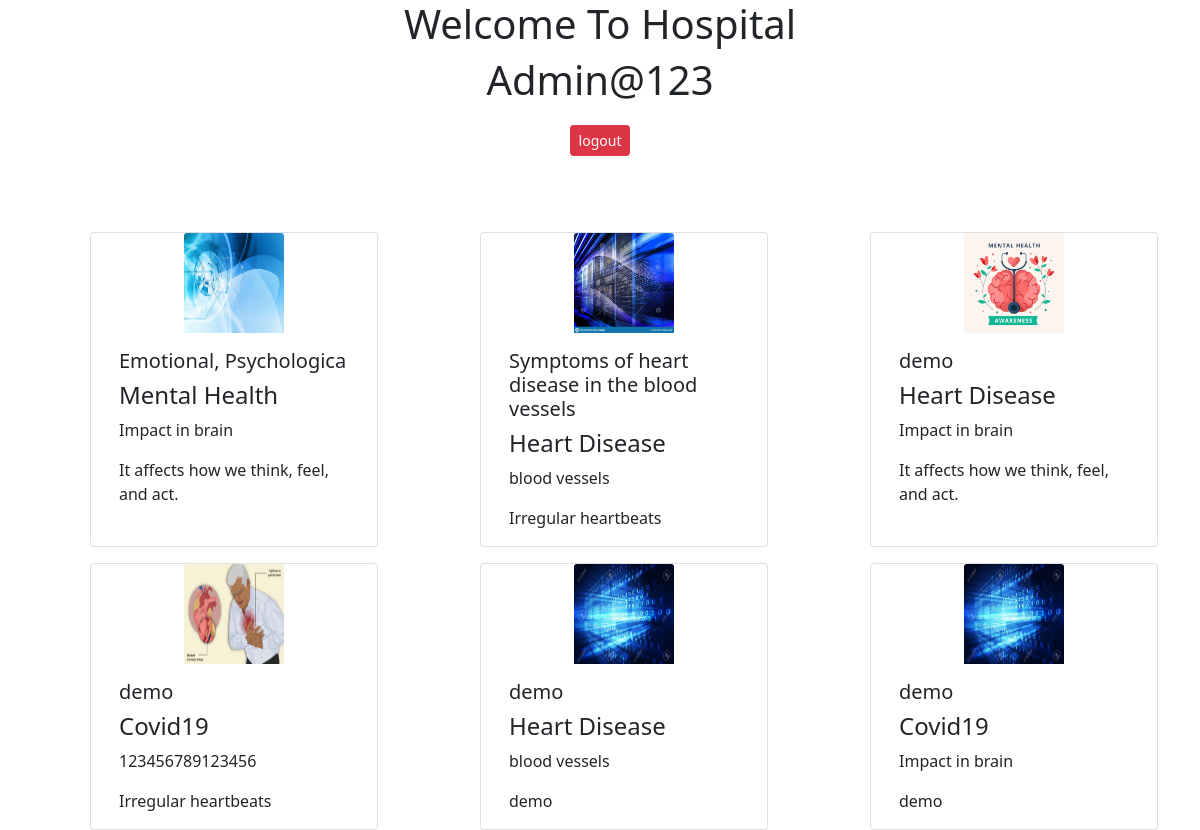
Page /Hospital/dashboard/ (signed in) on the committed database.
### app/models.py (models this page shows, shortened)
class BlogPost(models.Model):
  title=models.CharField(max_length=50)
  image=models.ImageField(upload_to='file', null=True, blank=True)
  category=models.ForeignKey(Category,on_delete=models.CASCADE,null=True, blank=True)
  summary=models.CharField(max_length=15)
  content=models.CharField(max_length=50)

class Category(models.Model):
	category_name=models.CharField(max_length=20)
	def __str__(self):
		return self.category_name

### app/views.py (the view)
# urls.py: path("Hospital/dashboard/",views.Dashboard,name="dashboard"),
def Dashboard(request):
  if request.session.get("user")==None:
    return redirect("login")
  user=request.session.get("user")
  name=request.session.get("name")
  doctors=Doctor.objects.all()
  blogs=BlogPost.objects.all()
  return render(request,"app/dashboard.html",{"name":name,"user":user,"blogs":blogs,"doctors":doctors})

### app/templates/app/dashboard.html (shortened to what this page needs)
<!DOCTYPE html>
<html lang="en">
<head>
  <link href="https://cdn.jsdelivr.net/npm/bootstrap@5.1.3/dist/css/bootstrap.min.css" rel="stylesheet">
</head>
<body>
  <h1 style="text-align: center;"> Welcome To Hospital</h1>
  <h1 style="text-align: center;">
    {{name}} {{user}}
  </h1>
  <h1 style="text-align: center;">
  <a  href="{% url 'logout' %}">
  <button  type="button" class="btn btn-danger btn-sm " >
    logout
  </button>
  </a>
</h1>
<br><br>
<div class="row  ">
  {% for blog in blogs %}
<div class="card col-sm-3 offset-1 bd mt-3  " style="width: 18rem; ">
  <div class="text-center">
  <img src="{{blog.image.url}}" class="card-img-top  " style='width:100px; height:100px;' alt="...">
</div>
  <div class="card-body">
    <h5 class="card-title">{{blog.title}}</h5>
    <h4 class="card-text">{{blog.category}}</h4>
    <p class="card-text">{{blog.summary}}</p>
    <p  class="card-text">{{blog.content}}</p>
  </div>
</div>
{% endfor %}
</div>
</body>
</html>

### app/templates/app/dashboard.html (style rules this page uses)
body { background-image: url('https://img.lovepik.com/photo/40177/1395.jpg_wh300.jpg'); background-repeat: no-repeat; background-attachment: fixed; background-size: 100% 100%; }

### rows in the picture
BlogPost: image (picture), title "Emotional, Psychologica", category "Mental Health", summary "Impact in brain", content "It affects how we think, feel, and act."
BlogPost: image (picture), title "Symptoms of heart disease in the blood vessels", category "Heart Disease", summary "blood vessels", content "Irregular heartbeats"
BlogPost: image (picture), title "demo", category "Heart Disease", summary "Impact in brain", content "It affects how we think, feel, and act."
BlogPost: image (picture), title "demo", category "Covid19", summary "123456789123456", content "Irregular heartbeats"
BlogPost: image (picture), title "demo", category "Heart Disease", summary "blood vessels", content "demo"
BlogPost: image (picture), title "demo", category "Covid19", summary "Impact in brain", content "demo"

### other values in the picture
{{ user }} "Admin@123"
